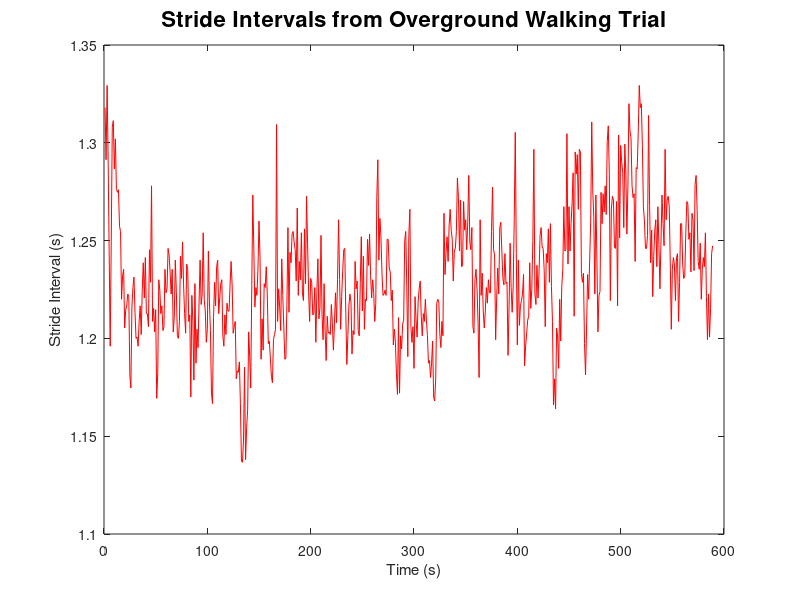

Here is the MATLAB script that generated this plot: (Note: this script raises an error after producing the figure.)

%% TITLE: ETH Zurich 2023 Multifractal Tutorial
% DATE: June, 2023
% AUTHOR: Aaron D. Likens & Anaelle Charles
% EMAIL: alikens@unomaha.edu

% DESCRIPTION: 
% This file contains example code for conducting multifractal anlaysis of
% human movement data. The code examples coincides with Part II of the
% lecture slides.

% Section I: Tutorial Example
%             - Contains step by step infomation on how to run MFDFA Analysis.

% Section II: Batch Processing Example
%             - Load all 3 subjects
%             - Run the analysis for all subjects using a for loop
%             - Create and save a summary table

% Required Toolboxes:
% Statistics and Machine Learning Toolbox
% Signal Processing Toolbox
% Image Processing Toolbox


%% SECTION 1 - TUTORIAL EXAMPLE

% -------------------- Step 1:Load Stride Interval ------------------------
%add folder to the path****
% Select location of stored data. In this case, it is in the "DATA" folder.
% We have used 'uigetdir' here as paths for everyone are different.
my_directory = uigetdir(matlabroot, 'select data location');

% Source of data: Raffalt et al., 2021
load S206_selfPaced_StrideIntervals.mat

% Put the time and intervals into their own variables.
time = SI(:,1);
StrideIntervals = SI(:,2);

% ------------ Step 2: Visual inspection before analysis ------------------

% It is always a good idea to visually inspect your data before running any
% analysis and especially when doing pilot collections. This will help to
% make sure you identify any abnormalities and avoid time and money loss.

%   What to look for in this data?
%   At this point of the pre-processing, your data should look like
%   a "noisy" time series (refer to slide 25-26 of the
%  Multifractal presentation for best practices).


figure(1);
plot(StrideIntervals, 'r-')
title('Stride Intervals from Overground Walking Trial', 'FontSize', 16)
xlabel('Time (s)');
ylabel('Stride Interval (s)');
% Enlarge figure to full screen.
set(gcf, 'Units', 'Normalized', 'OuterPosition', [0, 0.04, 1, 0.96]);
disp('Press any key to continue!')

% ----------- Step 3: Set MFDFA parameters for Analysis ------------------

% Pre-define the inout parameters. Details can be found in the MFDFA1 function
scale = [16, 32, 64, 128, 256]; % Note the increase by power of 2

% DFA looks at q = 2, with MFDFA we can look at negative q-orders giving more
% information about the structure of the data.

q2 = -2:0.1:2; % Second statistical moment
q3 = -3:0.1:3; % Third statistical moment
q5 = -5:0.1:5; % Fifth statistical moment

% Polynomial order for detrending
m = 1; 

% Flag for output plot (1 = on, 0 = off)
plotOption = 1; 

% The next line of code runs the actual MFDFA function. An explanation of
% the steps in the analysis can be seen in slides 11-19 of "Mulitfractals - Part 3". 

figure(2);
[Hq, tq, hq, Dq, Fq] = MFDFA1(StrideIntervals, scale,q3 , m, plotOption);

% In this example, we are particularly interested in the spectrum width. 
% Larger width values can be interpreted as greater number of patterns in 
% the time series.
% The width will increase as the q-order increases, but there are limitations.
% In order to perform MFDFA with higher q-order you need a lot of data points.
% For short time series, a q-order that ranges between -3 to 3 should be
% enough.

% Calculate the MFDFA width
width = max(hq)- min(hq);

%% SECTION 2: BATCH PROCESSING EXAMPLE

% DATA AND EXPERIMENT DESCRIPTION
% Participants were instructed to synchronize their right step to various
% metronomes: Pink noise and White noise. Prior to those trials, participants
% performed a self-paced trial for baseline.

clear;
clc;
close all;
    
% Select location of stored data. In this case, it is in the "DATA" folder.
% We have used 'uigetdir' here as paths for everyone are different.
my_directory = uigetdir(matlabroot, 'select data location');
addpath(my_directory); 

% Returns a structure of the path specified in base path. If there are
% other files types (outputs from multiple pieces of equipment) we can
% specify the data we want to load using the '*' and the file type. This
% will tell MATLAB to look for all files with the extension .mat regardless
% of what they are named. 
my_files = dir(fullfile(my_directory, '*.mat')); 

% We also want to save our output so we can go back and view figures and results
% later without having to run the code again. We will create a folder named
% "ANALYSIS OUTPUT" and store everything in here. 
newStr = erase(my_directory, "/DATA")
output_directory = append(newStr, "/ANALYSIS OUTPUT");

if ~exist(output_directory, 'dir')
    mkdir(output_directory)
end

% Create variables for summary table

id = []; % subject ID
cond = []; % condition name
width =[]; % spectrum width
Hurst_exp = []; % Hurst exponent
mass_exp = []; % Mass exponent

% The easiest way to process many files is with a for loop. For this to
% work it is important that you use the same naming convention for all
% files (it is good practice to do this regardless of how you analyze your
% data).

for p = 1:numel(my_files) 
    
    base_filename = my_files(p).name;
    path_file = fullfile(my_files(p).folder, base_filename);
    
    % Read matlab file
    data = load(path_file); 
    
    % We can use the file name to help label our figures and fill in our
    % results table. 
    name = strsplit(base_filename, '_');
    ID = name{1,1};
    Cond = name{1,2};
    
    % Display ID and condition to keep track of the progress of the loop
    disp(append(ID, " -- ", Cond)); 
    
    % Create a time variable: select the first column of the stride intervals
    % variable (SI).
    time = data.SI(:,1);
    
    % Select the second column of the stride intervals
    % variable (SI) to create a 'StrideIntervals' variable.
    StrideIntervals= data.SI(:,2);
    
    % Visual inspection before analysis
    % Plot and Inspect your data:
    %      It's important that you look at your graph before analysis.
    %      Make sure that you don't see any abnormal large peaks or other
    %      abnormalities.
    
    %   What to look for?
    %      At this point of the pre-processing, your data should look
    %      noise-like time series (refer to slide 25-26 of the
    %      power-point for best practices.
    
    figure;
    plot(StrideIntervals, 'r-')
    title('Stride Intervals from Overground Walking Trial', 'FontSize', 16)
    xlabel('Time (s)');
    ylabel('Time Interval (s)');
    pause(2);
    close all; 
    
    % Set MFDFA Parameters for Analysis
    scale = [16, 32, 64, 128, 256];
    
    % DFA looks at q = 2, with MFDFA we can look at negative q-order giving more
    % information about the structure.
    
    q2 = -2:0.1:2; % Second statistical moment
    q3 = -3:0.1:3; % Third statistical moment
    q5 = -5:0.1:5; % Fifth statistical moment
    
    % Polynomial order for detrending
    m = 1;
    
    % Flag for output plot (1 = on, 0 = off)
    plotOption = 1;
    
    % MFDFA starts here
    [Hq,tq,hq,Dq,Fq] = MFDFA1(StrideIntervals, scale,q5 , m, plotOption);
    set(gcf, 'Position', [100, 100, 1000, 800]);
    
    % Export and save our figures into the folder titled "ANALYSIS OUTPUT"
    image = fullfile(output_directory, append(ID, Cond, '.png'));
    saveas(gcf, image);

    pause(2);
    close all;
    
    % Hq: General Hurst exponent
    % tq: Mass exponent
    MFDFA_width= max(hq)- min(hq);
    Hq_avg = mean(Hq);
    tq_avg = mean(tq);
    
    
    % Append all the variables in one table
    id = [id; string(ID),];
    cond = [cond; string(Cond),];
    width = [width; MFDFA_width,];
    Hurst_exp= [Hurst_exp; Hq_avg,];
    mass_exp= [mass_exp; tq_avg,];

end

% SUMMARY TABLE
T = table(id, cond, width, Hurst_exp, mass_exp);
% T = table(ID_cond, width, Hurst_exp, mass_exp);

% Save subject results
writetable(T,append(output_directory, '/MFDFA_ResultsSummary.csv'))

